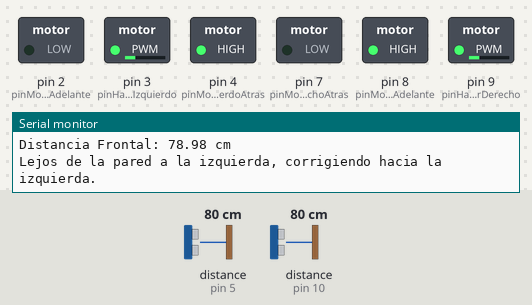
Simulated run of this sketch. Board: Arduino Uno, built with avr-gcc and run on an emulated ATmega328P. Parts: switched loads named in the sketch (green lamp = pin HIGH), the last lines printed to the serial monitor. Wiring (inferred from the names in the program): 2 × ultrasonic range finder: trigger pin 6, echo pin 5 / trigger pin 11, echo pin 10. Dashed ring = blinking. Inputs (shaded band) come from the test bench; at power-on: distance to the obstacle (sensors on pin 5, pin 10) 80 cm. The echo pulse lasts 58.3 µs per cm; pins used as bus, display or sensor lines are not drawn.

Above: at 1.3 s.
1.4 s: distance to the obstacle (sensor on pin 5) set to 14 cm
4.6 s: distance to the obstacle (sensor on pin 5) set to 11 cm
At 5.6 s:
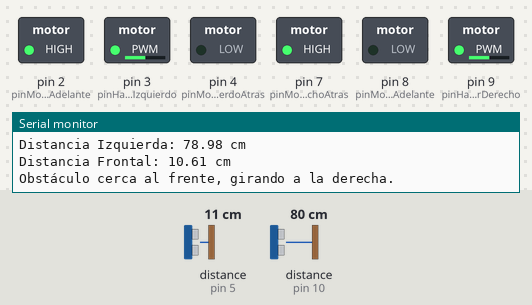
11.0 s: distance to the obstacle (sensor on pin 5) set to 120 cm
At 11.41 s:
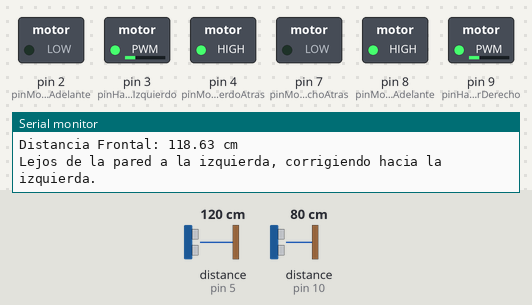
14.2 s: distance to the obstacle (sensor on pin 10) set to 23 cm
17.4 s: distance to the obstacle (sensor on pin 10) set to 19 cm
At 17.4 s:
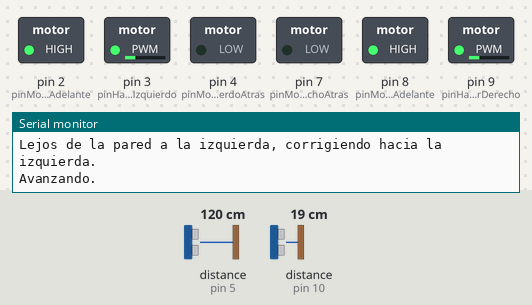
Timing chart, 0 to 20.4 s (numbered marks = the images above; inputs shaded):
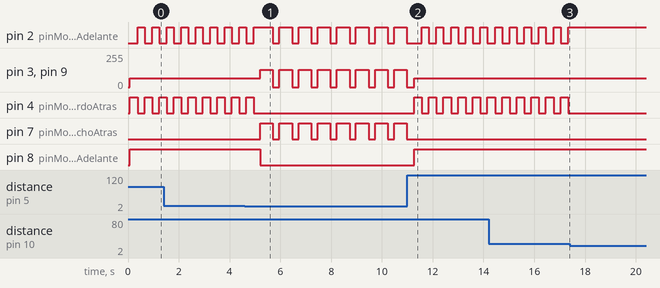

The sketch:

Robot_seguidor_de_pared.ino
```cpp
// Pines para los sensores de ultrasonido
const int triggerPinLeft = 11;   // Pin de disparo del sensor izquierdo
const int echoPinLeft = 10;      // Pin de eco del sensor izquierdo
const int triggerPinFront = 6;   // Pin de disparo del sensor frontal
const int echoPinFront = 5;      // Pin de eco del sensor frontal

// Constante de velocidad del sonido en cm/us
const float velocidadSonido = 0.034;

// Variables para almacenar las distancias medidas por los sensores
float distanciaIzquierda;
float distanciaFrontal;

// Pines de control para el motor izquierdo
const int pinMotorIzquierdoAdelante = 2;
const int pinMotorIzquierdoAtras = 4;

// Pines de control para el motor derecho
const int pinMotorDerechoAdelante = 8;
const int pinMotorDerechoAtras = 7;

// Pines PWM para control de velocidad de los motores
const int pinHabilitarMotorIzquierdo = 3;
const int pinHabilitarMotorDerecho = 9;

// Definición de velocidades de los motores
const int velocidadMaxima = 255;
const int velocidadMedia = 128;
const int velocidadBaja = 64;

// Definir las distancias de seguridad
const float distanciaSegura = 20.0;    // Distancia segura en cm
const float distanciaCercana = 12.0;   // Distancia considerada cercana
const float distanciaMuyCercana = 10.0; // Demasiado cerca para evitar colisión

void setup() {
    // Configurar pines de los sensores de ultrasonido
    pinMode(triggerPinLeft, OUTPUT);
    pinMode(echoPinLeft, INPUT);
    pinMode(triggerPinFront, OUTPUT);
    pinMode(echoPinFront, INPUT);

    // Configurar pines de los motores como salidas
    pinMode(pinMotorIzquierdoAdelante, OUTPUT);
    pinMode(pinMotorIzquierdoAtras, OUTPUT);
    pinMode(pinMotorDerechoAdelante, OUTPUT);
    pinMode(pinMotorDerechoAtras, OUTPUT);

    // Configurar pines de habilitación como salidas
    pinMode(pinHabilitarMotorIzquierdo, OUTPUT);
    pinMode(pinHabilitarMotorDerecho, OUTPUT);

    // Detener los motores al inicio
    digitalWrite(pinHabilitarMotorIzquierdo, LOW);
    digitalWrite(pinHabilitarMotorDerecho, LOW);

    // Iniciar comunicación serial para monitoreo
    Serial.begin(9600);
}

void loop() {
    // Obtener las mediciones de distancia
    distanciaIzquierda = medirDistancia(triggerPinLeft, echoPinLeft);
    distanciaFrontal = medirDistancia(triggerPinFront, echoPinFront);

    // Mostrar las distancias en el monitor serial
    Serial.print("Distancia Izquierda: ");
    Serial.print(distanciaIzquierda);
    Serial.println(" cm");

    Serial.print("Distancia Frontal: ");
    Serial.print(distanciaFrontal);
    Serial.println(" cm");

    // Evaluar las distancias y tomar decisiones de movimiento
    evaluarMovimiento(distanciaIzquierda, distanciaFrontal);

    delay(200);
}

// Función para medir la distancia con un sensor de ultrasonido
float medirDistancia(int pinTrigger, int pinEcho) {
    digitalWrite(pinTrigger, LOW);
    delayMicroseconds(2);
    digitalWrite(pinTrigger, HIGH);
    delayMicroseconds(10);
    digitalWrite(pinTrigger, LOW);

    // Medir el tiempo que tarda el eco
    float duracion = pulseIn(pinEcho, HIGH);

    // Calcular la distancia en cm
    return duracion * velocidadSonido / 2;
}

// Función para decidir el movimiento según las distancias
void evaluarMovimiento(float distanciaIzquierda, float distanciaFrontal) {
    if (distanciaFrontal < distanciaCercana) {
        Serial.println("Obstáculo cerca al frente, girando a la derecha.");
        girarDerecha();
    } else if (distanciaIzquierda < distanciaMuyCercana) {
        Serial.println("Obstáculo muy cerca a la izquierda, corrigiendo hacia la derecha.");
        ajustarDerecha();
    } else if (distanciaIzquierda > distanciaSegura) {
        Serial.println("Lejos de la pared a la izquierda, corrigiendo hacia la izquierda.");
        ajustarIzquierda();
    } else {
        Serial.println("Distancia segura, avanzando.");
        avanzar();
    }
}

// Función para avanzar
void avanzar() {
    digitalWrite(pinMotorIzquierdoAdelante, HIGH);
    digitalWrite(pinMotorIzquierdoAtras, LOW);
    digitalWrite(pinMotorDerechoAdelante, HIGH);
    digitalWrite(pinMotorDerechoAtras, LOW);
    analogWrite(pinHabilitarMotorIzquierdo, velocidadBaja);
    analogWrite(pinHabilitarMotorDerecho, velocidadBaja);
    Serial.println("Avanzando.");
}

// Función para girar a la derecha
void girarDerecha() {
    digitalWrite(pinMotorIzquierdoAdelante, HIGH);
    digitalWrite(pinMotorIzquierdoAtras, LOW);
    digitalWrite(pinMotorDerechoAdelante, LOW);
    digitalWrite(pinMotorDerechoAtras, HIGH);
    analogWrite(pinHabilitarMotorIzquierdo, velocidadMedia);
    analogWrite(pinHabilitarMotorDerecho, velocidadMedia);
    delay(500);  // Girar durante 500 ms
    detenerMotores();
}

// Función para ajustar hacia la derecha
void ajustarDerecha() {
    digitalWrite(pinMotorIzquierdoAdelante, HIGH);
    digitalWrite(pinMotorIzquierdoAtras, LOW);
    digitalWrite(pinMotorDerechoAdelante, LOW);
    digitalWrite(pinMotorDerechoAtras, HIGH);
    analogWrite(pinHabilitarMotorIzquierdo, velocidadBaja);
    analogWrite(pinHabilitarMotorDerecho, velocidadBaja);
    delay(300);  // Ajustar durante 300 ms
    avanzar();
}

// Función para ajustar hacia la izquierda
void ajustarIzquierda() {
    digitalWrite(pinMotorIzquierdoAdelante, LOW);
    digitalWrite(pinMotorIzquierdoAtras, HIGH);
    digitalWrite(pinMotorDerechoAdelante, HIGH);
    digitalWrite(pinMotorDerechoAtras, LOW);
    analogWrite(pinHabilitarMotorIzquierdo, velocidadBaja);
    analogWrite(pinHabilitarMotorDerecho, velocidadBaja);
    delay(300);  // Ajustar durante 300 ms
    avanzar();
}

// Función para detener los motores
void detenerMotores() {
    digitalWrite(pinMotorIzquierdoAdelante, LOW);
    digitalWrite(pinMotorIzquierdoAtras, LOW);
    digitalWrite(pinMotorDerechoAdelante, LOW);
    digitalWrite(pinMotorDerechoAtras, LOW);
    analogWrite(pinHabilitarMotorIzquierdo, 0);
    analogWrite(pinHabilitarMotorDerecho, 0);
    Serial.println("Motores detenidos.");
}
```

Measured:
- the behaviour switches between 13 and 12 cm on distance to the obstacle (sensor on pin 5) (found by bisection; images 0 and 1)
- the behaviour switches between 21 and 20 cm on distance to the obstacle (sensor on pin 10) (found by bisection; images 2 and 3)
- after the input at 4.6 s, pin 3 (pinHabilitarMotorIzquierdo): alternates 128/255 for 0.50 s and 0/255 for 0.25 s, starting after 0.61 s; pin 4 (pinMotorIzquierdoAtras): goes on until 5.0 s, then stays LOW
- after the input at 11.0 s, pin 4 (pinMotorIzquierdoAtras): alternates HIGH for 0.30 s and LOW for 0.28 s, starting after 0.27 s; pin 7 (pinMotorDerechoAtras): stops changing and stays LOW; pin 8 (pinMotorDerechoAdelante): LOW → HIGH after 0.27 s
- after the input at 17.4 s, pin 2 (pinMotorIzquierdoAdelante): stops changing and stays HIGH; pin 4 (pinMotorIzquierdoAtras): stops changing and stays LOW
- by itself, pin 4 (pinMotorIzquierdoAtras): alternates HIGH for 0.30 s and LOW for 0.27 s
